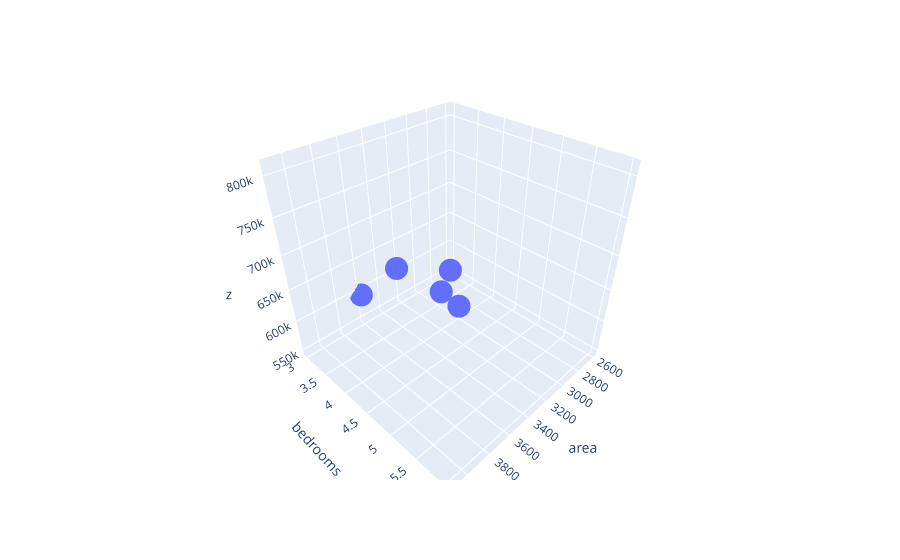

Source (notebook cell):
### Code cell
fig = px.scatter_3d(new_df, x=new_df.area,y=new_df.bedrooms,z=price)
fig.show()

### Figure 1 — Plotly figure (JSON) as saved in the notebook; plotly's stock layout.template omitted (floating-point values rounded to 4 significant figures)
{"data": [{"hovertemplate": "area=%{x}<br>bedrooms=%{y}<br>z=%{z}<extra></extra>", "legendgroup": "", "marker": {"color": "#636efa", "symbol": "circle"}, "mode": "markers", "name": "", "scene": "scene", "showlegend": false, "type": "scatter3d", "x": [2600, 3000, 3200, 3600, 4000, 4100], "y": [3, 4, 4, 3, 5, 6], "z": [550000, 565000, 610000, 595000, 760000, 810000]}], "layout": {"legend": {"tracegroupgap": 0}, "margin": {"t": 60}, "scene": {"domain": {"x": [0, 1], "y": [0, 1]}, "xaxis": {"title": {"text": "area"}}, "yaxis": {"title": {"text": "bedrooms"}}, "zaxis": {"title": {"text": "z"}}}}}
